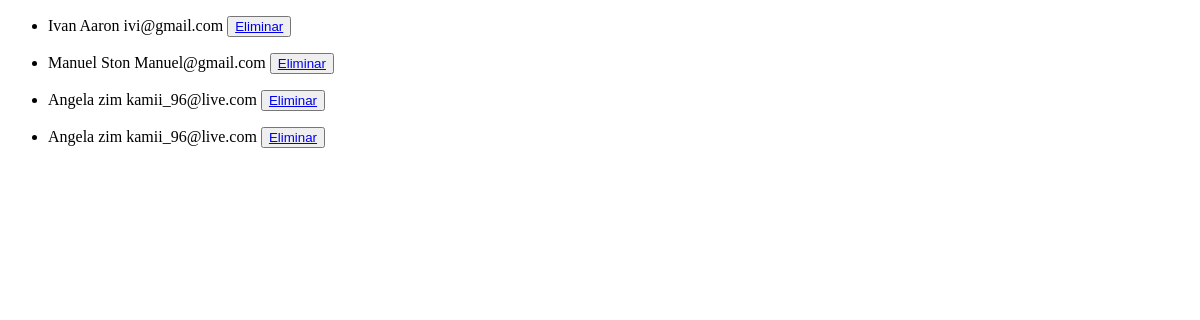
/profesor/list, run on an earlier commit of the app's database.
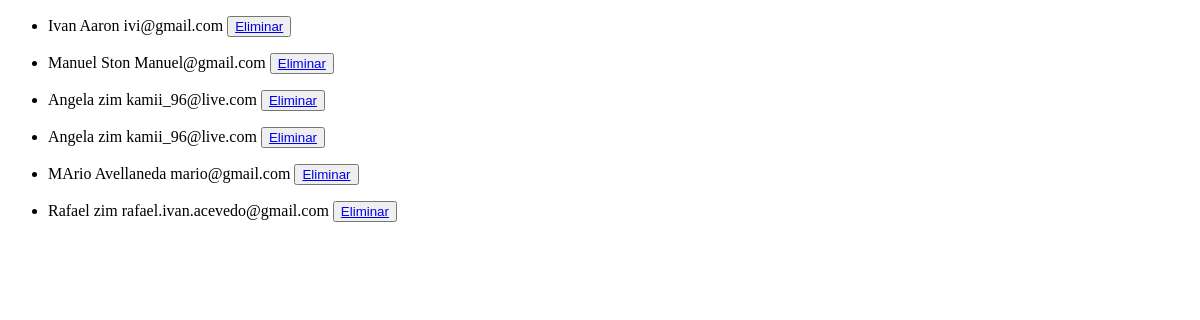
And on a later commit of the database.
### Clientes/models.py (models this page shows, shortened)
class Profesor(models.Model):
    nombre= models.CharField(max_length=30 )
    apellido= models.CharField(max_length= 50)
    email= models.EmailField()

### Clientes/views.py (the view)
# urls.py: path('profesor/list',views.profesor_list,name='profesor_list'), #el name es el nombre que tenemos que usar
def profesor_list(request):
    consulta = models.Profesor.objects.all() #la variable consulta accede a la base de datos
    contexto = {"profesores": consulta} # contexto es un diccionario que toma como clave valor a profesores y lo tomado en consulta
    return render (request, "Clientes/profesor_list.html", contexto) #renderiza  la pagina html con el contexto

### Clientes/templates/Clientes/profesor_list.html
{% extends 'Clientes/base.html' %}
{% block contenido %}
    {% for profesor in profesores  %}
       <ul>
            <li>
                {{ profesor.nombre }}
                {{ profesor.apellido }}
                {{ profesor.email }}
                <button>
                    <a href="{% url 'EliminarProfesor' profesor.nombre %}">Eliminar</a>
                </button>
            </li>
       </ul>
    {% endfor %}
{% endblock contenido %}

### Clientes/templates/Clientes/base.html (shortened to what this page needs)
<!DOCTYPE html>
<html lang="es">
<head>
</head>
<body>
        {% block contenido %}
        {% endblock contenido %}
</body>
</html>

What changed in the data, as far as the page shows it:
added Profesor: nombre "MArio", apellido "Avellaneda", email "mario@gmail.com"
added Profesor: nombre "Rafael", apellido "zim", email "rafael.ivan.acevedo@gmail.com"
